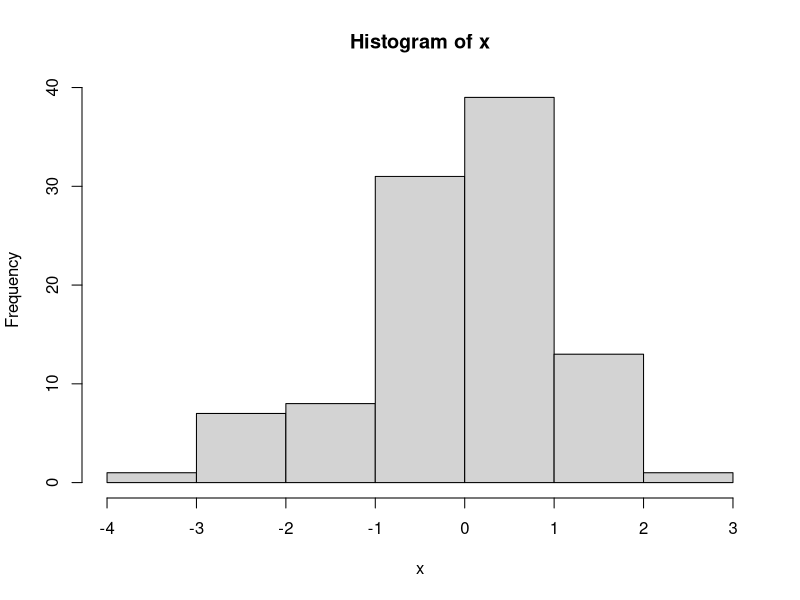
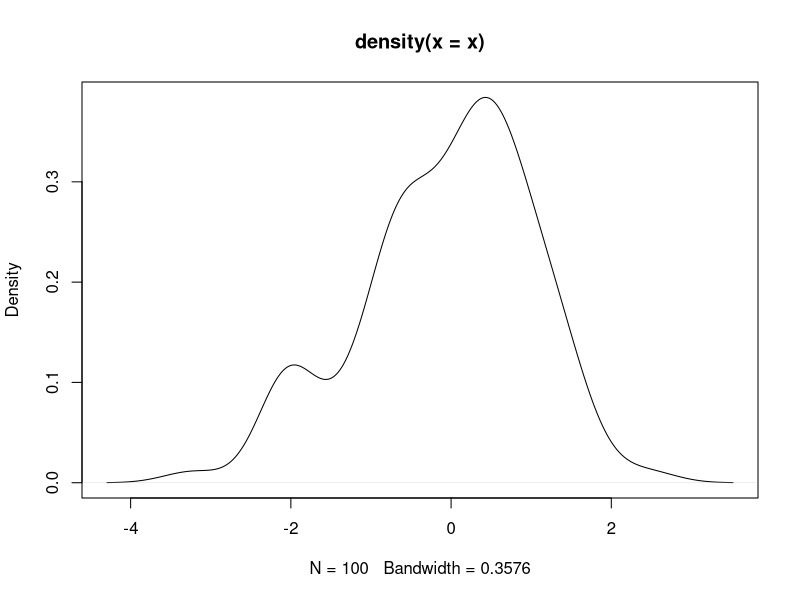
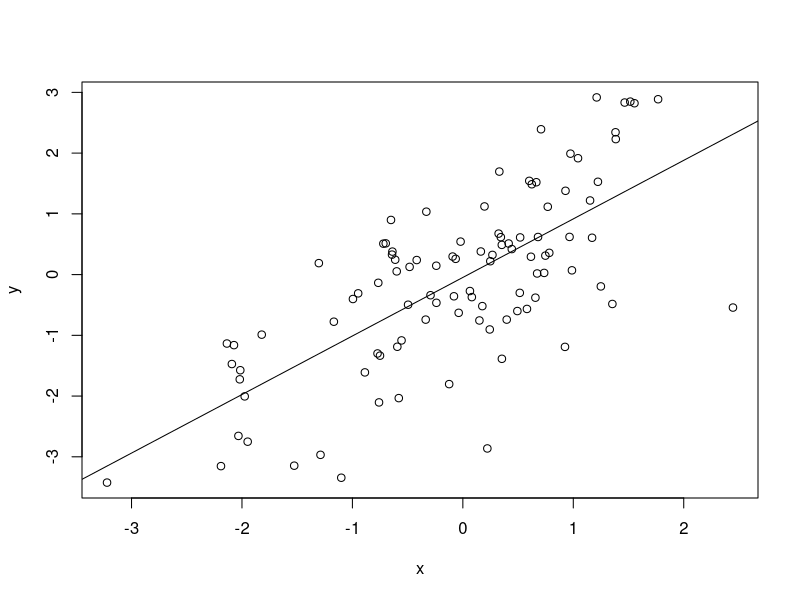

R code for these plots, in order: (Note: this script raises an error after producing the figures.)
## ---- chunk 1
knitr::opts_chunk$set(collapse = TRUE)
library(stats)
library(graphics)
## ---- chunk 2
1 + 1
## ---- chunk 3
c(1, 2, 3)
c("January", "February", "March")
c(TRUE, FALSE)
## ---- chunk 4
age <- c(27, NA, 32, 29)
gender <- factor(
    c("Female", "Male", "Non-binary", NA),
    levels = c("Female", "Male", "Non-binary")
)
## ---- chunk 5
df <- data.frame(
    age = c(27, NA, 32, 29),
    gender = gender
)
df
## ---- chunk 6
rnorm(5)        # 5 random normal deviates
x <- rnorm(100) # 100 random normal deviates
hist(x)         # histogram, approximately normal
plot(density(x)) # a little more sophisticated?
## ---- chunk 7
y <- x + rnorm(100)
plot(y ~ x)
fit <- lm(y ~ x)
fit         # an R 'object' containing information about the
            # regression of y on x
abline(fit) # plot points and fitted regression line
anova(fit)  # statistical summary of linear regression
## ---- chunk 8
hello <- function(who) {
    paste("hello", who, "with", nchar(who), "letters in your name")
}
hello("Martin")
## ---- chunk 9
names <- c("Martin", "Thomas")
lapply(names, hello)
## ---- chunk 10
## iterate over the numbers 1 through 8, 'sleeping' for 1 second
## each. Takes about 8 seconds...
system.time({
    lapply(1:8, function(i) Sys.sleep(1))
})

## sleep in parallel -- takes only 2 seconds
library(parallel)
cl <- makeCluster(4) # cluster of 4 workers
system.time({
    parLapply(cl, 1:8, function(i) Sys.sleep(1))
})
## ---- chunk 11
library(dplyr)
## ---- chunk 12
tbl <- tibble(
    x = rnorm(100),
    y = x + rnorm(100)
)

## e.g., only displays the first 10 rows
tbl
## ---- chunk 13
tbl |>
    ## e.g., just rows with non-negative values of x and y
    filter(x > 0, y > 0) |>
    ## add a column
    mutate(distance_from_origin = sqrt(x^2 + y^2))
## ---- chunk 14
library(ggplot2)
ggplot(tbl) +
    aes(x, y) +                # use 'x' and 'y' columns for plotting...
    geom_point() +             # ...plot points...
    geom_smooth(method = "lm") # ...linear regresion
